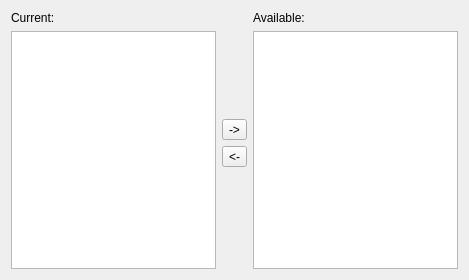
<?xml version="1.0" encoding="UTF-8"?>
<ui version="4.0">
 <class>ValvesSettingsWidget</class>
 <widget class="QWidget" name="ValvesSettingsWidget">
  <property name="geometry">
   <rect>
    <x>0</x>
    <y>0</y>
    <width>469</width>
    <height>280</height>
   </rect>
  </property>
  <property name="windowTitle">
   <string>Interactive valves</string>
  </property>
  <layout class="QGridLayout" name="gridLayout">
   <item row="0" column="0" rowspan="4">
    <layout class="QVBoxLayout" name="verticalLayout">
     <item>
      <widget class="QLabel" name="label">
       <property name="text">
        <string>Current:</string>
       </property>
      </widget>
     </item>
     <item>
      <widget class="QListView" name="lvCurrent">
       <property name="editTriggers">
        <set>QAbstractItemView::NoEditTriggers</set>
       </property>
      </widget>
     </item>
    </layout>
   </item>
   <item row="0" column="1">
    <spacer name="verticalSpacer_2">
     <property name="orientation">
      <enum>Qt::Vertical</enum>
     </property>
     <property name="sizeHint" stdset="0">
      <size>
       <width>20</width>
       <height>94</height>
      </size>
     </property>
    </spacer>
   </item>
   <item row="0" column="2" rowspan="4">
    <layout class="QVBoxLayout" name="verticalLayout_2">
     <item>
      <widget class="QLabel" name="label_2">
       <property name="text">
        <string>Available:</string>
       </property>
      </widget>
     </item>
     <item>
      <widget class="QListView" name="lvAvailable">
       <property name="editTriggers">
        <set>QAbstractItemView::NoEditTriggers</set>
       </property>
      </widget>
     </item>
    </layout>
   </item>
   <item row="1" column="1">
    <widget class="QToolButton" name="tbRemove">
     <property name="text">
      <string>-&gt;</string>
     </property>
     <property name="icon">
      <iconset resource="../../KosCore.qrc">
       <normaloff>:/icons/go-next.png</normaloff>:/icons/go-next.png</iconset>
     </property>
     <property name="iconSize">
      <size>
       <width>24</width>
       <height>24</height>
      </size>
     </property>
    </widget>
   </item>
   <item row="2" column="1">
    <widget class="QToolButton" name="tbAdd">
     <property name="text">
      <string>&lt;-</string>
     </property>
     <property name="icon">
      <iconset resource="../../KosCore.qrc">
       <normaloff>:/icons/go-previous.png</normaloff>:/icons/go-previous.png</iconset>
     </property>
     <property name="iconSize">
      <size>
       <width>24</width>
       <height>24</height>
      </size>
     </property>
    </widget>
   </item>
   <item row="3" column="1">
    <spacer name="verticalSpacer">
     <property name="orientation">
      <enum>Qt::Vertical</enum>
     </property>
     <property name="sizeHint" stdset="0">
      <size>
       <width>20</width>
       <height>94</height>
      </size>
     </property>
    </spacer>
   </item>
  </layout>
 </widget>
 <resources>
  <include location="../../KosCore.qrc"/>
 </resources>
 <connections/>
</ui>
